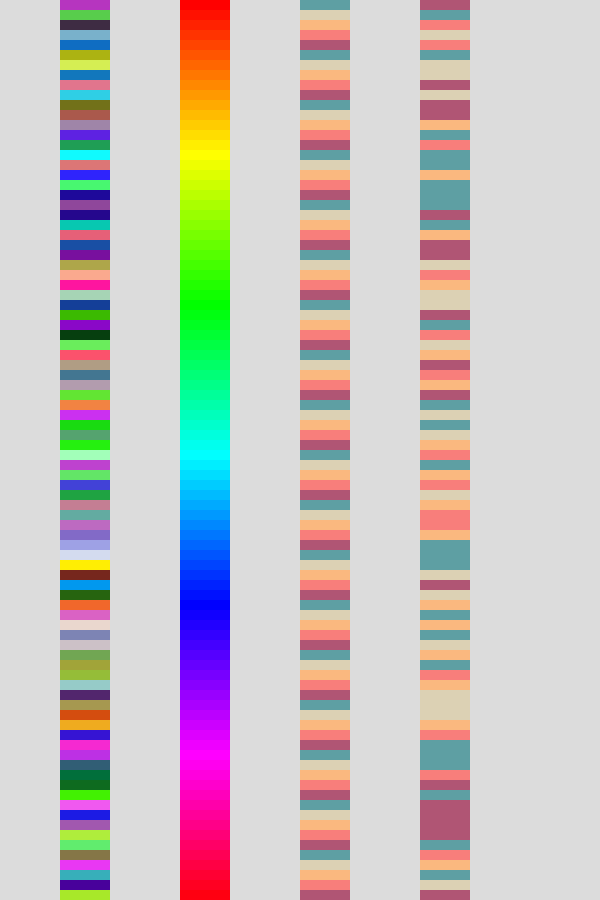
Frame 1 (no input)
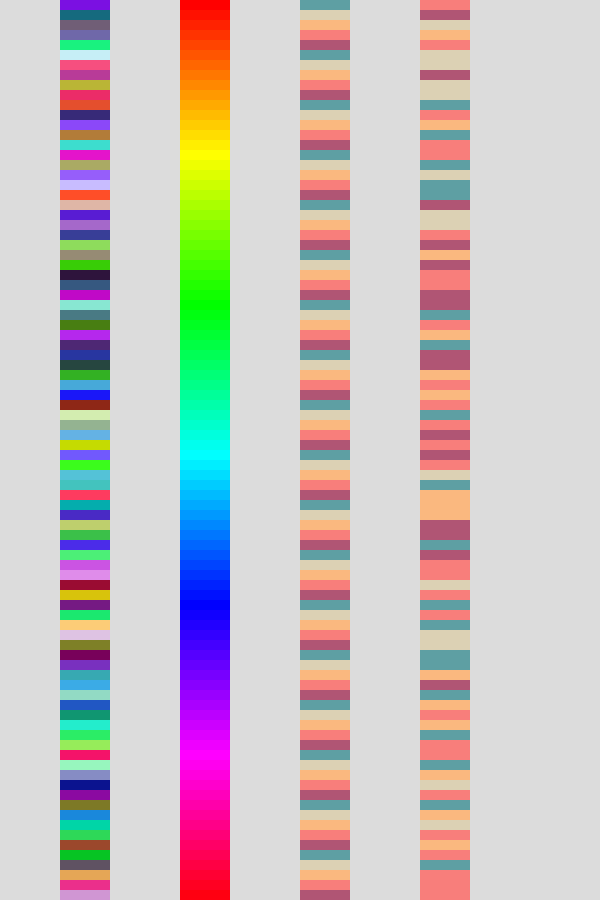
Frame 2 (the mouse pressed at the canvas centre, redrawn once)

The p5.js sketch that drew these frames (run headless with seeded random() and noise() and a simulated clock; the mouse was pressed at the canvas centre and the sketch redrawn once):

// p5.js sketch
// ── sketch.js
// Generative Art 4 - HSB and Custom Palettes

let rectWidth = 50, rectHeight = 10;
let colors = ['#5E9FA3', '#DCD1B4', '#FAB87F', '#F87E7B', '#B05574'];

function setup() {
  createCanvas(600, 900);
  noStroke();
  noLoop();
}

function draw() {
  background(220);
  drawRGB(width*0.1);
  drawHSB(width*0.3);
  drawCustom(width*0.5);
  drawCustom2(width*0.7);
}

function drawRGB(x){
  // draw a stack of rectangles at x = x using random RGB
  colorMode(RGB);
  for (let y = 0; y < height; y+=rectHeight){
    fill(random(255), random(255), random(255));
    rect(x,y,rectWidth,rectHeight);
  }
}

function drawHSB(x){
  // draw a stack of rectangles at x = x  cycling through HSB
  colorMode(HSB);
  for (let y = 0; y < height; y+=rectHeight){
    fill(map(y,0,height,0,360), 360, 300);
    rect(x,y,rectWidth,rectHeight);
  }
}

function drawCustom(x){
  // draw a stack of rectangles at x = x  cycling through HSB
  colorMode(RGB);
  let i = 0;
  for (let y = 0; y < height; y+=rectHeight){
    fill(colors[i % colors.length]);
    rect(x,y,rectWidth,rectHeight);
    i++;
  }
}

function drawCustom2(x){
  // draw a stack of rectangles at x = x  cycling through HSB
  colorMode(RGB);
  let i = 0;
  for (let y = 0; y < height; y+=rectHeight){
    fill(colors[int(random(colors.length))]);
    rect(x,y,rectWidth,rectHeight);
    i++;
  }
}
